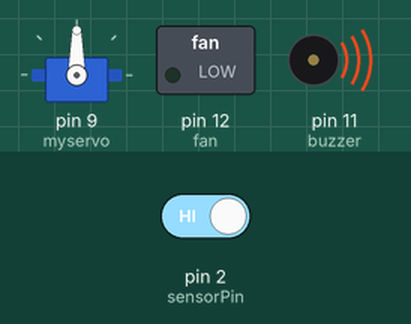
This sketch was run on a simulated Arduino Uno, built for the host (arithmetic inside an expression is 32-bit, double 64-bit). Shown: servo, switched loads named in the sketch (green lamp = pin HIGH), buzzer (waves = sounding, pin HIGH). The inputs (shaded band) are chosen by the test bench; at power-on: pin 2 (sensorPin) HIGH. What the sketch prints to the serial monitor is not drawn. At 2.8 s the program restarts the board; the recording ends there.

Above: at 0.1 s.
At 0.6 s:
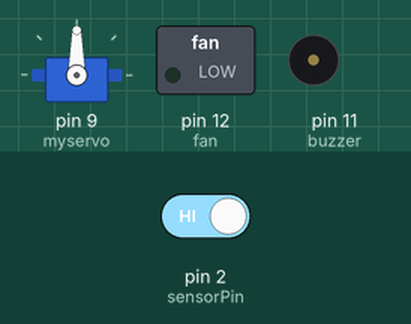
At 2.75 s:
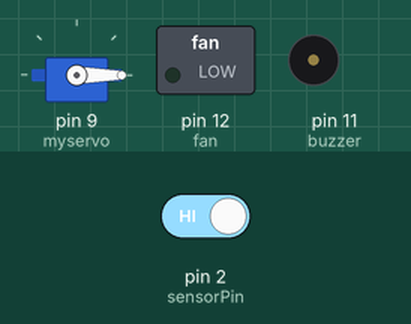
2.8 s: pin 2 (sensorPin) driven LOW
Timing chart, 0 to 2.8 s (numbered marks = the images above; inputs shaded):
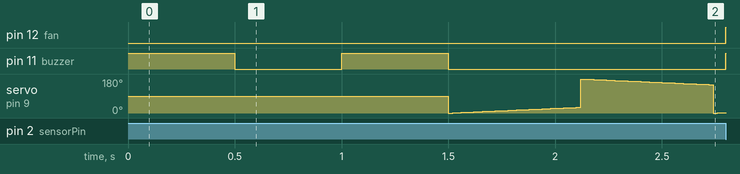

The sketch:

firebot.ino
```cpp
#include <Servo.h>

Servo myservo;

int pos = 0;

const int sensorPin = 2;
const int buzzer =  11;
const int fan  = 12;

// variables will change:
int bacasensor = 0;

void setup(){
  myservo.attach(9);
  pinMode(buzzer, OUTPUT);
  pinMode(sensorPin, INPUT);
  pinMode(fan, OUTPUT);
  //myservo.write(0);
  Serial.begin(9600);
  digitalWrite(buzzer, HIGH);
  delay(500);
  digitalWrite(buzzer, LOW);
  delay(500);
  digitalWrite(buzzer, HIGH);
  delay(500);
  digitalWrite(buzzer, LOW);

  attachInterrupt(digitalPinToInterrupt(sensorPin), flame_ISR, LOW);

}

void(* resetFunc)(void) = 0;

void loop(){
  bacasensor = digitalRead(sensorPin);
  digitalWrite(fan, LOW);
  for (pos = 0; pos <= 30; pos += 1) { // goes from 0 degrees to 180 degrees
    myservo.write(pos);              // tell servo to go to position in variable 'pos'
    delay(20);                       // waits 20ms for the servo to reach the position
  }
  for (pos = 180; pos >= 150; pos -= 1) { // goes from 180 degrees to 0 degrees
    myservo.write(pos);              // tell servo to go to position in variable 'pos'
    delay(20);                       // waits 20ms for the servo to reach the position
  }

}

void flame_ISR(){
  bacasensor = digitalRead(sensorPin);
  if (bacasensor == LOW) {
    myservo.detach();
    digitalWrite(buzzer, HIGH);
    digitalWrite(fan, HIGH);
    Serial.println("Terdeteksi Panas Api");

  } else {
    digitalWrite(buzzer, LOW);
    digitalWrite(fan, LOW);
    Serial.println("Tidak Terdeteksi Panas Api");
    delay(100);
    myservo.attach(9);
  }
  resetFunc();


}
```
